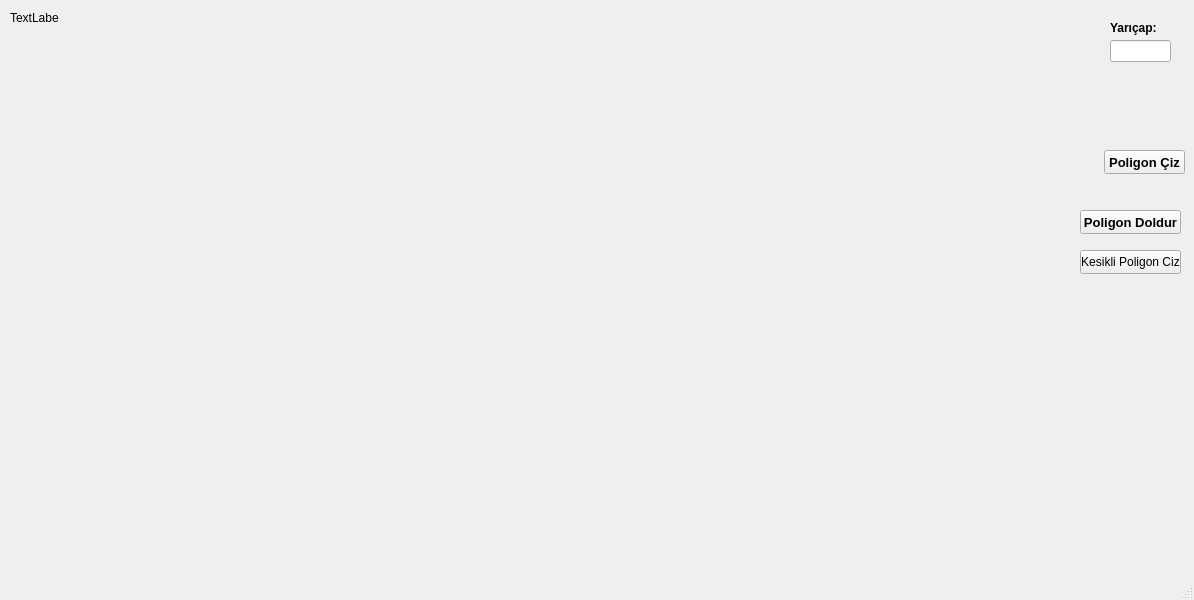
<?xml version="1.0" encoding="UTF-8"?>
<ui version="4.0">
 <class>MainWindow</class>
 <widget class="QMainWindow" name="MainWindow">
  <property name="geometry">
   <rect>
    <x>0</x>
    <y>0</y>
    <width>1194</width>
    <height>600</height>
   </rect>
  </property>
  <property name="windowTitle">
   <string>MainWindow</string>
  </property>
  <widget class="QWidget" name="centralwidget">
   <widget class="QLabel" name="label">
    <property name="geometry">
     <rect>
      <x>10</x>
      <y>10</y>
      <width>49</width>
      <height>16</height>
     </rect>
    </property>
    <property name="text">
     <string>TextLabel</string>
    </property>
   </widget>
   <widget class="QLabel" name="label_2">
    <property name="geometry">
     <rect>
      <x>1110</x>
      <y>20</y>
      <width>61</width>
      <height>16</height>
     </rect>
    </property>
    <property name="font">
     <font>
      <bold>true</bold>
     </font>
    </property>
    <property name="text">
     <string>Yarıçap:</string>
    </property>
   </widget>
   <widget class="QLineEdit" name="lineEdit">
    <property name="geometry">
     <rect>
      <x>1110</x>
      <y>40</y>
      <width>61</width>
      <height>22</height>
     </rect>
    </property>
   </widget>
   <widget class="QPushButton" name="pushButton">
    <property name="geometry">
     <rect>
      <x>1104</x>
      <y>150</y>
      <width>81</width>
      <height>24</height>
     </rect>
    </property>
    <property name="font">
     <font>
      <pointsize>10</pointsize>
      <bold>true</bold>
     </font>
    </property>
    <property name="text">
     <string>Poligon Çiz</string>
    </property>
   </widget>
   <widget class="QPushButton" name="pushButton_2">
    <property name="geometry">
     <rect>
      <x>1080</x>
      <y>210</y>
      <width>101</width>
      <height>24</height>
     </rect>
    </property>
    <property name="font">
     <font>
      <pointsize>10</pointsize>
      <bold>true</bold>
     </font>
    </property>
    <property name="text">
     <string>Poligon Doldur</string>
    </property>
   </widget>
   <widget class="QPushButton" name="pushButton_3">
    <property name="geometry">
     <rect>
      <x>1080</x>
      <y>250</y>
      <width>101</width>
      <height>24</height>
     </rect>
    </property>
    <property name="text">
     <string>Kesikli Poligon Ciz</string>
    </property>
   </widget>
  </widget>
  <widget class="QMenuBar" name="menubar">
   <property name="geometry">
    <rect>
     <x>0</x>
     <y>0</y>
     <width>1194</width>
     <height>21</height>
    </rect>
   </property>
  </widget>
  <widget class="QStatusBar" name="statusbar"/>
 </widget>
 <resources/>
 <connections/>
</ui>
